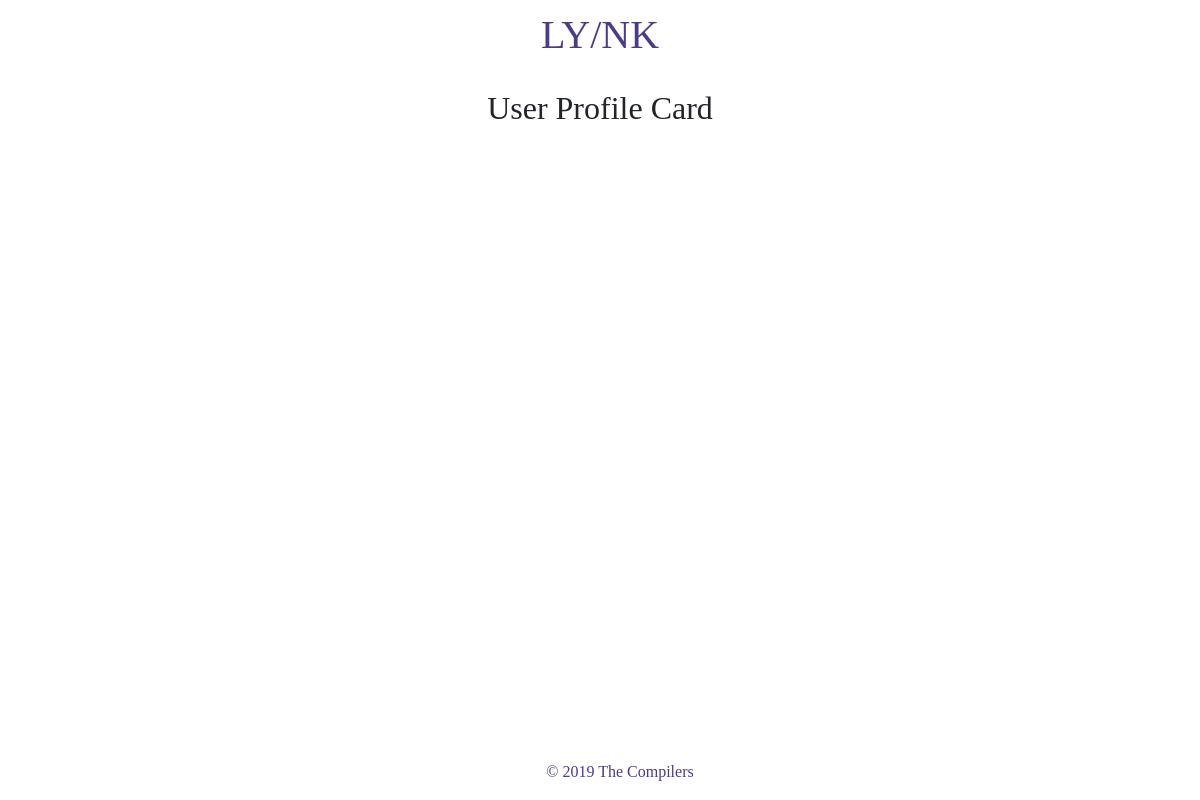
The app's page /, older data.
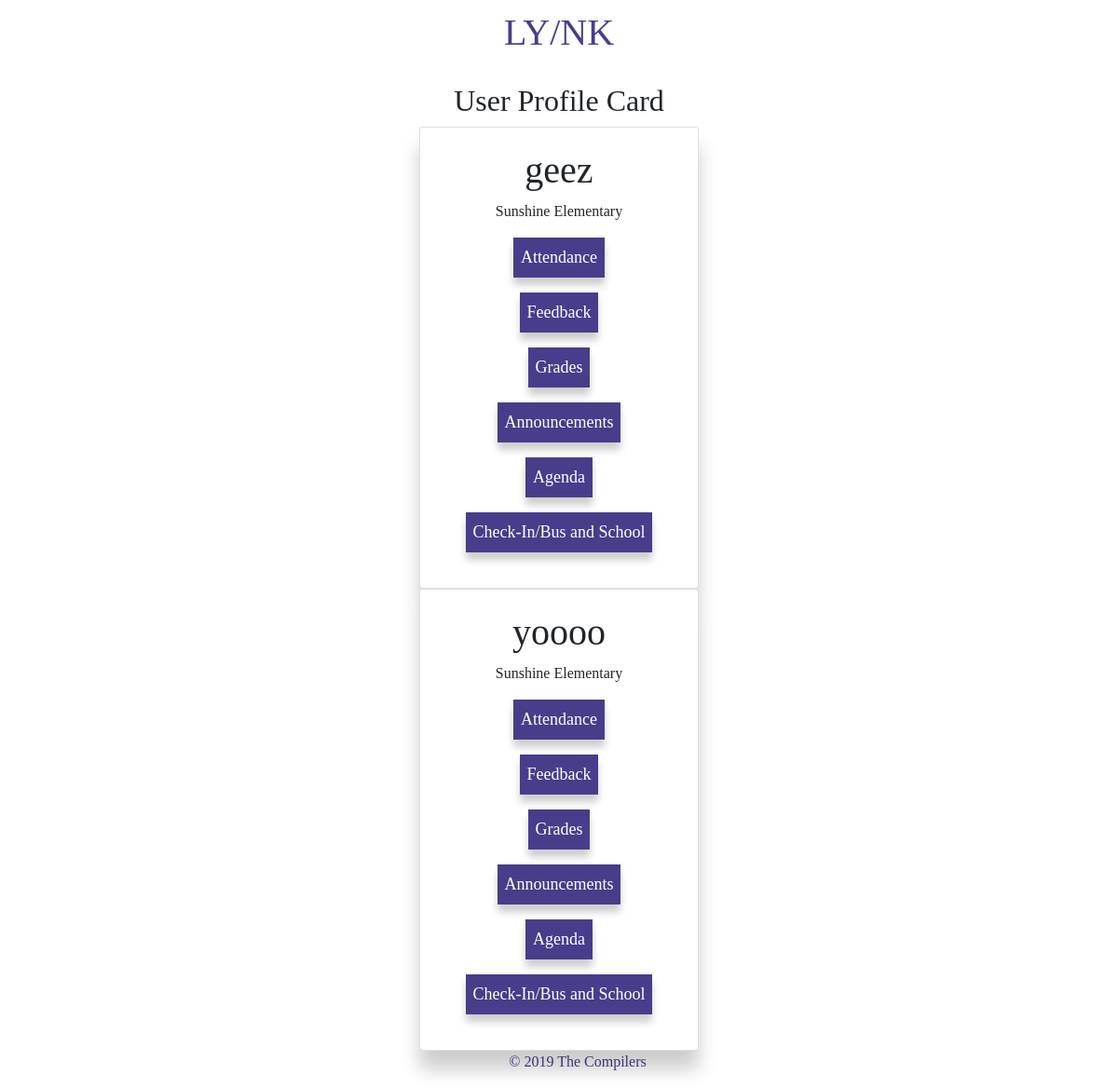
The same page, newer data.
### compillerwebsite/models.py (models this page shows, shortened)
class Student(models.Model):
    name = models.CharField(max_length=100)
    grade = models.CharField(max_length=1000)
    phone = models.CharField(max_length=100, blank=True)
    address = models.CharField(max_length=1000, blank=True)
    bio = models.TextField()

### compillerwebsite/views.py (the view)
# urls.py: 2. Add a URL to urlpatterns:  path('', views.home, name='home')
def home(request):
    context = {
        'all_students': Student.objects.all()
    }
    return render(request, 'parentHome.html', context)

### templates/parentHome.html
{% extends "base.html" %}
{% block content %}
    <h2>User Profile Card</h2>
    {% for student in all_students %}
        <div class="card">
            <h1>{{ student.name }}</h1>
            <p>Sunshine Elementary</p>
            <p><a href="/parentAttendance"><button>Attendance</button></a></p>
            <p><a href="/parentFeedback"><button>Feedback</button></a></p>
            <p><a href="/parentGrades"><button>Grades</button></a></p>
            <p><button>Announcements</button></p>
            <p><button>Agenda</button></p>
            <p><button>Check-In/Bus and School</button></p>
        </div>
  {% endfor %}
{% endblock content %}

### templates/base.html (shortened to what this page needs)
{% load static %}
<!DOCTYPE html>
<html lang="en">
<head>
    <link rel="stylesheet" href="https://maxcdn.bootstrapcdn.com/bootstrap/4.1.3/css/bootstrap.min.css">
    <link rel="stylesheet" type="text/css" href="{% static 'css/style.css' %}" />
</head>
<body>
<div class="container">
    <div class ="flex-container">
        <header>
            <a href="/"><h1>LY/NK</h1></a>
        </header>
        <div class="site-container">
            {% block content %}{% endblock %}
        </div>
        <footer>
            <ul class="copyright">
                &copy; 2019 The Compilers
            </ul>
        </footer>
    </div>
</div>
</body>
</html>

### static/css/style.css (style rules this page uses)
body { margin: 0; padding: 0; font-family: "Avenir Next";; }
.flex-container { display: flex; flex-direction: column; min-height:100vh; }
header { margin-top: 1%; display: flex; flex-direction: column; align-items: center; }
header h1 { text-decoration: none; color: darkslateblue; }
h2 { padding-top:2%; text-align:center; }
footer { display: flex; flex-direction: column; align-items: center; color: darkslateblue; }
.site-container { flex: 1; }
.card { padding-top: 2%; padding-bottom: 2%; display: flex; flex-direction: column; align-items: center; box-shadow: 0 20px 20px 0 rgba(0, 0, 0, 0.2); margin: auto; max-width: 300px; text-align: center; flex: 1; }
.card a { text-decoration: none; }
button { box-shadow: 0 8px 8px 0 rgba(0, 0, 0, 0.2); border: none; outline: 0; display: flex; flex-direction: column; align-items: center; padding: 8px; color: white; background-color: darkslateblue; text-align: center; cursor: pointer; font-size: 18px; }

Row changes from the older to the newer data that the page shows:
added Student: name "geez"
added Student: name "yoooo"
